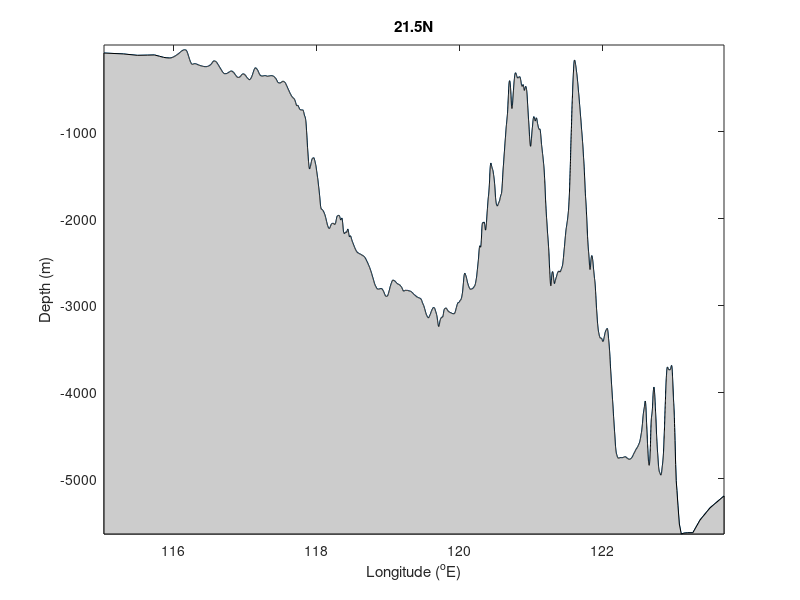
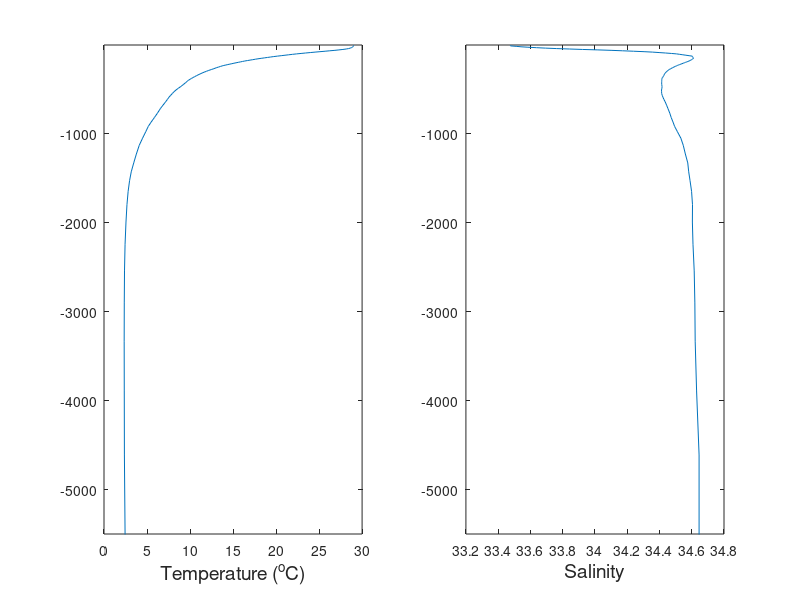

Write MATLAB code to recreate these figures, in order. (Note: this script raises an error after producing the figures.)

load grids.mat
lonW=116;                      %  lontitude of the West boundary of the study area
lonE=123;                      %  lontitude of the East boundary 
latS=21.45;                     %  latitude of the South boundary        
latN=21.55;                     %  latitude of the North boundary 
nx=12000;
ny=1;
nz=100;


load Data_Fig3aTopography.mat;
figure;   %   Topography
plot(x(1:nx),area1(:,ceil(ny/2))); hold on;
fill([x(1);x(nx);x(nx:-1:1)'],[min(area1(:,ceil(ny/2)));min(area1(:,ceil(ny/2)));area1(nx:-1:1,ceil(ny/2))],[0.8 0.8 0.8]);
ylim([min(area1(:,ceil(ny/2))),-0.001]); xlim([x(1) x(nx)])
xlabel('Longitude (^oE)');
ylabel('Depth (m)');
title([num2str((latN+latS)/2),'N']);


load Data_Fig3bTemperature.mat
load Data_Fig3cSalinity.mat;
figure; 
subplot(1,2,1),  % Temperature profile
plot(squeeze(temp(:,:,1))',z(2:nz+1));
xlabel('Temperature (^oC)', 'FontSize',14); ylim([-5500 -0.001])
subplot(1,2,2),  % Salinity profile
plot(salinity(:,:,1)',z(2:nz+1));
xlabel('Salinity', 'FontSize',14);  ylim([-5500 -0.001])


load Data_Fig3dTide.mat
DL=24*5;
figure;
for i=1:7
    ua=uforcing((i-1)*DL+1:i*DL);
%     ua=uforcing((i-1)*24*3600/t_step+1:i*24*3600/t_step);
    plot((1:length(ua)),ua); hold on;
end
ylabel('Velocity (m/s)'); xlabel('Time (hour)');
xlim([0, 120]); %ylim([-0.04 0.06])
set(gca,'xtick',(0:20:120))
set(gca,'xticklabel',num2str((0:20:120)'/5))
legend('D1','D2','D3','D4','D5','D6','D7');
legend boxoff;
